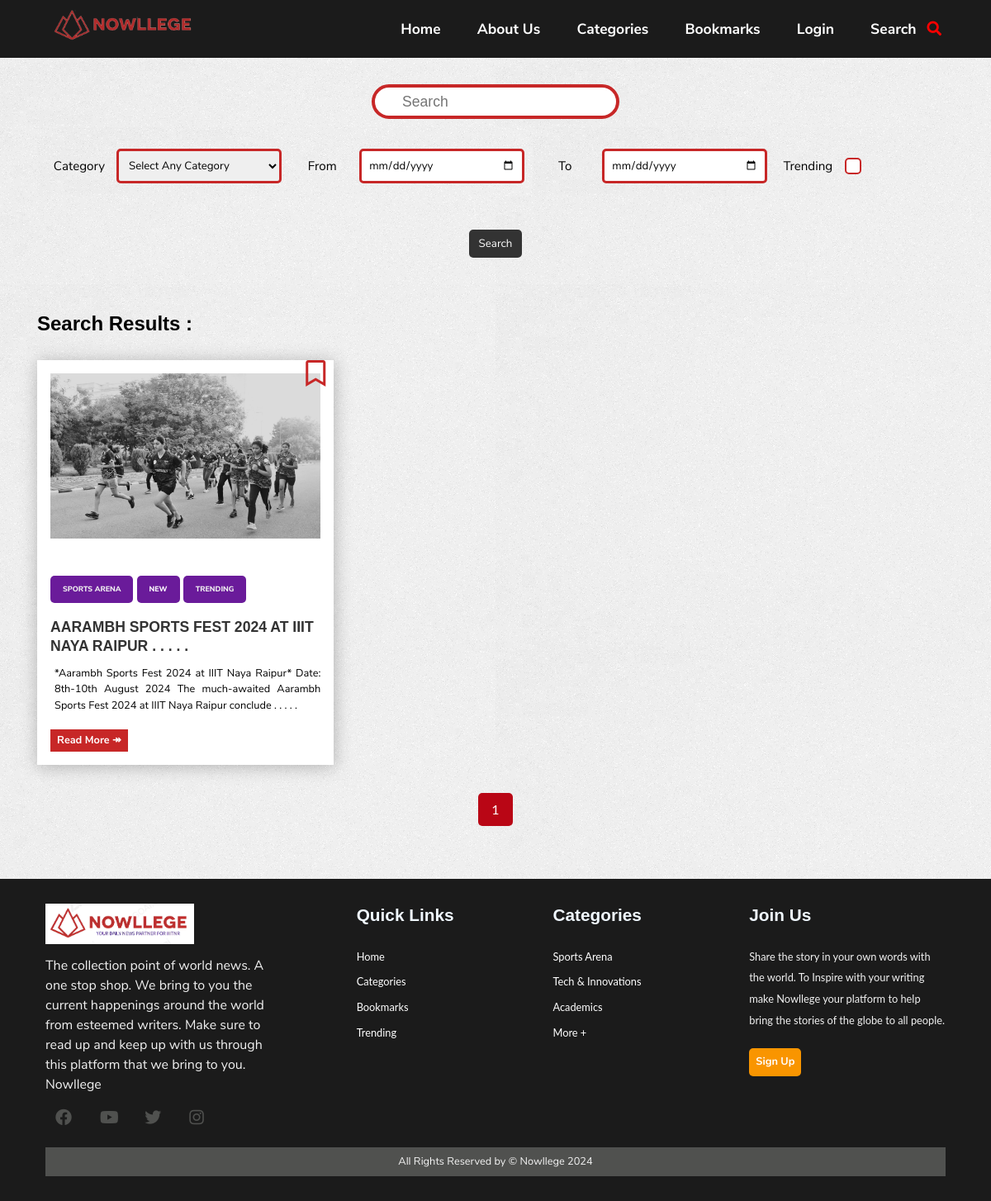
The app's page /tempCodeRunnerFile.php with its own data.
### tables this page shows
CREATE TABLE `article` (
  `article_id` int(11) NOT NULL,
  `category_id` int(11) NOT NULL,
  `author_id` int(11) NOT NULL,
  `article_title` varchar(250) NOT NULL,
  `article_image` varchar(200) NOT NULL,
  `article_description` text NOT NULL,
  `article_date` date NOT NULL,
  `article_trend` tinyint(4) NOT NULL,
  `article_active` tinyint(4) NOT NULL
);

CREATE TABLE `category` (
  `category_id` int(11) NOT NULL,
  `category_name` varchar(45) NOT NULL,
  `category_color` varchar(35) NOT NULL,
  `category_image` varchar(250) NOT NULL,
  `category_description` varchar(350) NOT NULL
);

### tempCodeRunnerFile.php (the view, shortened to what this page needs)
<?php
  require('./includes/nav.inc.php');
?>
<section class="search-box">
  <div class="container p-2">
    <form method="GET" class="search-article">
      <div class="box-container d-flex">
        <table class=".search-table">
          <tr>
            <td>
              <input class="search-input" type="text" name="name" id="name" placeholder="Search" autocomplete="off" />
            </td>
          </tr>
        </table>
      </div>
      <div class="filters">
        <div>
          <label for="category_select">Category</label>
          <select name="category_select" id="category_select">
            <option value="">Select Any Category</option>
          </select>
        </div>
        <div>
          <label for="from_date">From</label>
          <input type="date" name="from_date" id="from_date" max="<?php echo date("Y-m-d") ?>">
        </div>
        <div>
          <label for="to_date">To</label>
          <input type="date" name="to_date" id="to_date" max="<?php echo date("Y-m-d") ?>">
        </div>
        <div>
          <label for="trending">Trending</label>
          <input type="checkbox" name="trending" id="trending" value="1">
        </div>
      </div>
      <center>
        <button type="submit" name="search" class="btn btn-primary">Search</button>
      </center>
    </form>
  </div>
</section>
<section class="py-1 category-list">
  <div class="container">
    <h2 class="search-heading">Search Results :</h2>
    <div class="card-container">
      <?php
        $limit = 6;
        if(isset($_GET['page'])) {
          $page = $_GET['page'];
        }
        else {
          $page = 1;
        }
        $offset = ($page - 1) * $limit;
        $trending = "";
        $cat_id = "";
        $name = "";
        $from_date = "";
        $to_date = "";
        $searchQuery = "SELECT * FROM article WHERE ";
        if($cat_id != "") {
          $searchQuery .= "category_id = {$cat_id}";
        }
        else {
          $searchQuery .= "category_id IS NOT NULL";
        }
        if($name != "") {
          $searchQuery .= ' AND article_title LIKE "%'.$name.'%"';
        }
        else {
          $searchQuery .= " AND article_title IS NOT NULL";
        }
        if($trending != "") {
          $searchQuery .= " AND article_trend = 1";
        }
        else {
          $searchQuery .= " AND article_trend IS NOT NULL";
        }
        $searchQuery .= " AND article_active = 1 ";
        $searchQuery1 = $searchQuery." ORDER BY article_title LIMIT {$offset}, {$limit}";
        $searchResult = mysqli_query($con, $searchQuery1);
        $row = mysqli_num_rows($searchResult);
        if($row  > 0) {
          while($data = mysqli_fetch_assoc($searchResult)) {
            $article_id = $data['article_id'];
            $category_id = $data['category_id'];
            $article_title = $data['article_title'];
            $article_image = $data['article_image'];
            $article_desc = $data['article_description'];
            $article_date = $data['article_date'];
            $article_trend = $data['article_trend'];
            $article_title = substr($article_title,0,55).' . . . . .';
            $article_desc = substr($article_desc,0,150).' . . . . .';
            $new = false;
            $tdy = time();
            $article_date = strtotime($article_date);
            $datediff = $tdy - $article_date;
            $datediff = round($datediff / (60*60*24));
            if($datediff < 2) {
              $new = true;
            }
            $categorysql = "SELECT category_name, category_color
                            FROM category
                            WHERE category_id = {$category_id}";
            $categoryres = mysqli_query($con, $categorysql);
            $categorydata = mysqli_fetch_assoc($categoryres);
            $bookmarked = false;
            $category_color = $categorydata['category_color'];
            $category_name = $categorydata['category_name'];
            createArticleCard($article_title, $article_image,
                $article_desc, $category_name, $category_id,$article_id,
                $category_color, $new, $article_trend, $bookmarked);
          }
        }
        else {
          echo"</div>";
          createNoArticlesCard();
        }
        $paginationResult = mysqli_query($con, $searchQuery);
        if(mysqli_num_rows($paginationResult) > 0) {
          $total_articles = mysqli_num_rows($paginationResult);
          $total_page = ceil($total_articles / $limit);
          echo "</div>";
        ?>
      <div class="text-center py-2">
        <div class="pagination">
          <?php
            for($i = 1; $i <= $total_page; $i++) {
              $active = "";
              if($i == $page) {
                $active = "page-active";
              }
              echo '<a href="search.php?page='.$i.'&category_select='.$cat_id.'&name='.$name.'&from_date='.$from_date.'&to_date='.$to_date.'&trending='.$trending.'" class="'.$active.'">'.$i.'</a>';
            }
          }
      ?>
        </div>
      </div>
    </div>
</section>
<?php
  require('./includes/footer.inc.php');
?>

### includes/functions.inc.php (shortened to what this page needs)
<?php
  function createArticleCard($title, $img, $data, $category, $cat_id, $id, $color, $new, $trend, $marked) {
    echo '
    <article class="card">
      <a href="';
    if(isset($_SESSION['USER_LOGGED_IN'])) {
      if($marked) {
        echo 'remove-bookmark.php?id='.$id;
      }
      else {
        echo 'add-bookmark.php?id='.$id;
      }
    }
    else {
      echo 'bookmarks.php';
    }
    echo '" class="bookmark" title="';
    if($marked) {
      echo 'Remove from Bookmarks">
      <i class="fas fa-bookmark"></i>
    </a>';
    }
    else {
      echo 'Add to Bookmarks">
      <i class="far fa-bookmark"></i>
    </a>';
    }
    echo '<div class="card-img">
        <img src="./assets/images/articles/'.$img.'" />
      </div>
      <div>
        <div class="tag '.$color.'"><a href="articles.php?id='.$cat_id.'">'.$category.'</a></div>';
    if($new){
      echo '  <div class="tag tag-new">NEW</div>';
    }
    if($trend) {
      echo '  <div class="tag tag-trend"><a href="search.php?trending=1">TRENDING</a></div>';
    }
    echo '
        <h3 class="card-title" href="./article.html">
          '.$title.'
        </h3>
        <p class="card-data">
          '.$data.'
        </p>
        <a href="news.php?id='.$id.'" class="btn btn-card">Read More <span>&twoheadrightarrow; </span>
        </a>
      </div>
    </article>';
  }
?>

### includes/footer.inc.php (shortened to what this page needs)
<footer class="footer">
  <div class="footer-left">
    <a href="./index.php"><img src="./assets/images/logo_light.png" /></a>
    <p>
      The collection point of world news. A one stop shop. We bring to you the current happenings around the world from
      esteemed writers. Make sure to read up and keep up with us through this platform that we bring to you. Nowllege
    </p>
    <div class="socials">
      <a href="#"><i class="fab fa-facebook"></i></a>
      <a href="#"><i class="fab fa-youtube"></i></a>
      <a href="#"><i class="fab fa-twitter"></i></a>
      <a href="#"><i class="fab fa-instagram"></i></a>
    </div>
  </div>
  <ul class="footer-right">
    <li>
      <h2>Quick Links</h2>
      <ul class="box">
        <li><a href="./index.php">Home</a></li>
        <li><a href="./categories.php">Categories</a></li>
        <li><a href="./bookmarks.php">Bookmarks</a></li>
        <li><a href="./search.php?trending=1">Trending</a></li>
      </ul>
    </li>
    <li>
      <h2>Categories</h2>
      <ul class="box">
        <?php
  	      $categoryQuery= " SELECT  category_id, category_name
                            FROM category
                            ORDER BY RAND() LIMIT 3";
          $result = mysqli_query($con,$categoryQuery);
          $row = mysqli_num_rows($result);
          if($row > 0) {
          while($data = mysqli_fetch_assoc($result)) {
            $category_id = $data['category_id'];
            $category_name = $data['category_name'];
        ?>
        <li><a href="articles.php?id=<?php echo $category_id ?>"><?php echo $category_name ?></a></li>
        <?php
              }
            }
          ?>
        <li><a href="./categories.php">More +</a></li>
      </ul>
    </li>
    <li>
      <h2>Join Us</h2>
      <ul class="box">
        <li>
          Share the story in your own words with the world. To Inspire with your writing make Nowllege your platform to
          help bring the stories of the globe to all people.
        </li>
        <a href="./author-login.php" class="my-1 btn btn-secondary">Sign Up</a>
      </ul>
    </li>
  </ul>
  <div class="footer-bottom">
    <p>All Rights Reserved by &copy; Nowllege <?php echo date("Y")?></p>
  </div>
</footer>
</body>
</html>

### assets/css/partials/1-variables.css (style rules this page uses)
:root { --primary-color: #c72727; --secondary-color: #f99500; --light-color: #f1f1f1; --dark-color: #50514f; --black-color: #333333; --tag-trend-color: #fa163f; --tag-yellow-color: #ffbe0b; --tag-purple-color: #8338ec; --tag-blue-color: #3a86ff; --tag-green-color: #00ff73; --tag-orange-color: #ef4339; --tag-pink-color: #ff0a54; --tag-brown-color: #663f3f; --hover-color: #ee4444; --active-color: #b90615; --ts-vs: 0.56rem; --ts-sml: 0.8rem; --ts-md: 1.1rem; --ts-lg: 1.25rem; --hs-vs: 1.3rem; --hs-sml: 2rem; --hs-md: 2.5rem; --hs-lg: 3rem; --ff-monts: "Montserrat", sans-serif; --ff-nunito: "Nunito Sans", sans-serif; --ff-noto: "Noto Serif", serif; --ff-robo: "Roboto", sans-serif; --border-radius: 5px; }

### assets/css/partials/3-typography.css (style rules this page uses)
h1, h2, h3, h4, h5, h6 { font-family: var(--ff-monts); margin-bottom: 0.75rem; line-height: 1.3; }
p { font-family: var(--ff-nunito); margin: 0.5rem 0; }
.py-1 { padding: 1.5rem 0; }
.py-2 { padding: 2rem 0; }
.p-2 { padding: 2rem; }
.my-1 { margin: 1rem 0; }
.text-center { text-align: center; }
.search-heading { line-height: 2; margin-bottom: 20px; }

### assets/css/partials/4-component.css (style rules this page uses)
.d-flex { display: flex; justify-content: center; align-items: center; }
.container { background-color: #ffffff00; width: 100%; padding-right: 15px; padding-left: 15px; margin-right: auto; margin-left: auto; }
.category-list { background-color: rgba(255, 0, 0, 0); background-image: url(imageonline-co-noisedimage.jpg); }
.tag { display: inline-block; font-family: var(--ff-nunito); font-size: var(--ts-sml); font-weight: 800; text-transform: uppercase; color: var(--light-color); padding: 0.4rem 0.9rem; border-radius: 14px; margin-bottom: 0.5rem; }
.tag a { color: var(--light-color); }
.tag-trend { background: var(--tag-trend-color); }
.tag-orange { background: var(--tag-orange-color); }
.tag-new { background: var(--active-color); }
.btn { display: inline-block; border: none; background: var(--dark-color); color: #fff; text-decoration: none; font-family: var(--ff-nunito); padding: 0.5rem 0.75rem; border-radius: var(--border-radius); transition: all 200ms ease-in-out; }
.btn-primary { background-color: #333; }
.btn-secondary { background: var(--secondary-color); font-weight: 700; padding: 0.25rem 0.5rem; font-size: var(--ts-sml); }
.btn-card { font-weight: 700; background: var(--primary-color); padding: 0.25rem 0.5rem; font-size: var(--ts-sml); border-radius: 0; }
.btn-card span { transition: all 200ms ease-in-out; }
.card { background: #fff; position: relative; padding: 1rem; overflow: hidden; box-shadow: 1px 2px 20px rgba(0, 0, 0, 0.268); }
.card .tag { font-size: var(--ts-vs); font-weight: 800; }
.card .card-img { overflow: hidden; height: 200px; margin-bottom: 10px; }
.card .card-img img { object-fit: cover; filter: grayscale(1); transition: all 250ms ease-in-out; height: inherit; }
.card .card-title { color: #333; font-family: var(--ff-monts); font-size: var(--ts-md); font-weight: 800; padding-top: 10px; text-transform: uppercase; transition: all 250ms ease-in-out; }
.card .card-data { font-size: var(--ts-sml); padding-bottom: 10px; padding-left: 5px; text-align: justify; }
.card .bookmark { position: absolute; z-index: 1; top: 0; right: 10px; }
.card .bookmark i { font-size: 2rem; color: var(--primary-color); }
.pagination { display: inline-block; }
.pagination a { float: left; padding: 8px 16px; margin: 2px; transition: all 200ms ease-in-out; }
.pagination a.page-active { background-color: var(--active-color); color: white; border-radius: var(--border-radius); }

### assets/css/responsivity/media-queries.css (style rules this page uses)
@media (min-width: 576px) { .container { width: 540px; } }
@media (min-width: 768px) { .container { width: 720px; } }
@media (min-width: 992px) { .container { width: 960px; } }
@media (min-width: 1200px) { .container { width: 1140px; } }
@media (min-width: 576px) { .card-container { grid-template-columns: repeat(1, 1fr); } }
@media (min-width: 768px) { .card-container { grid-template-columns: repeat(2, 1fr); } }
@media (min-width: 992px) { .card-container { grid-template-columns: repeat(3, 1fr); } }
@media (min-width: 700px) { .footer-right > * { flex: 1; } }
@media (min-width: 700px) { .footer-left { flex: 1 0px; } }
@media (min-width: 700px) { .footer-right { flex: 2 0px; } }

### records on screen
article: article_image (picture), category.category_name "SPORTS ARENA", article_date "NEW", article_trend "TRENDING", article_title "AARAMBH SPORTS FEST 2024 AT IIIT NAYA RAIPUR . . . . .", article_description "*Aarambh Sports Fest 2024 at IIIT Naya Raipur* Date: 8th-10th August 2024 The much-awaited Aarambh Sports Fest 2024 at IIIT Naya Raipur conclude . . . . ."
category: category_name "Sports Arena"
category: category_name "Tech & Innovations"
category: category_name "Academics"
